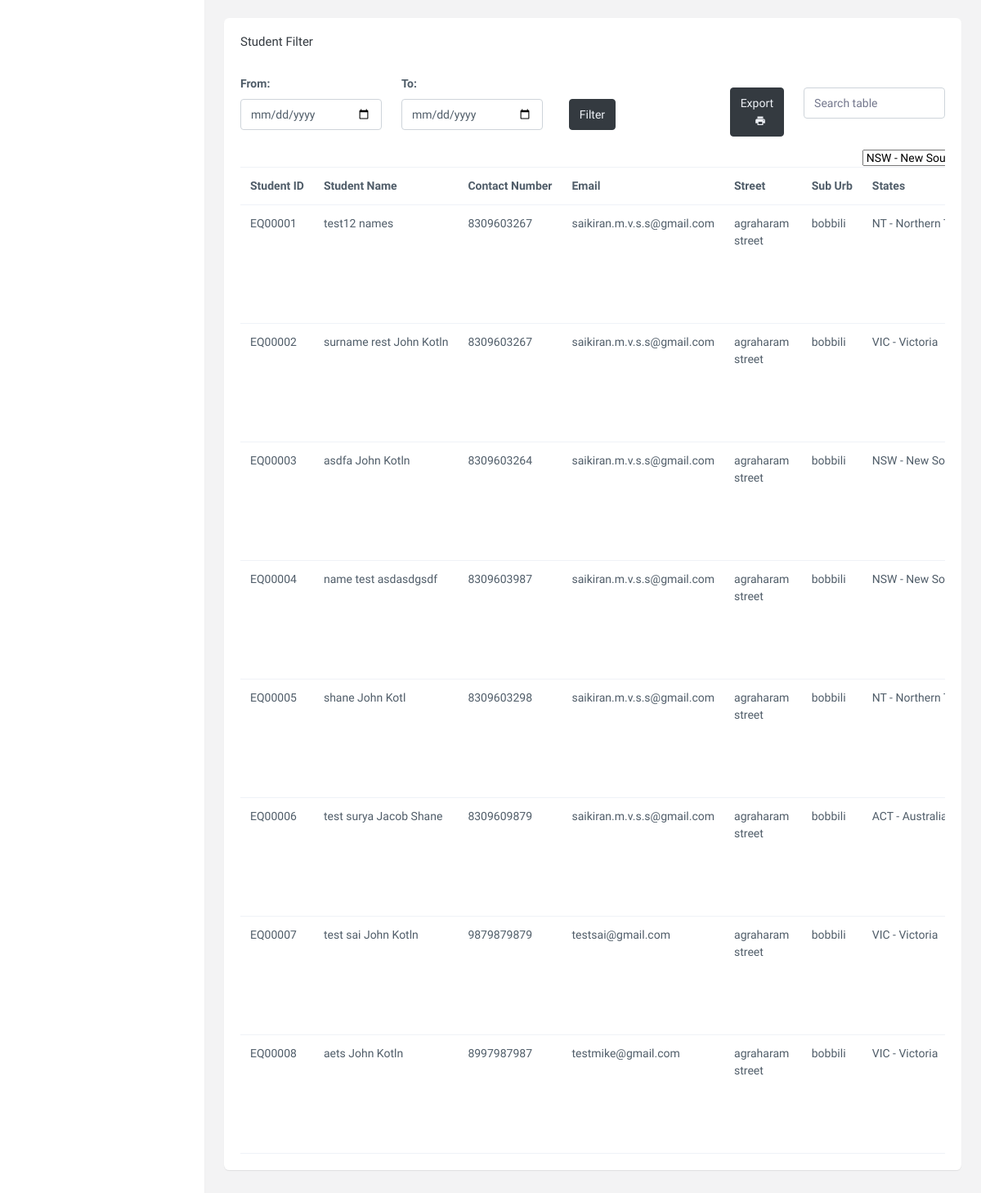
The page /dashboard.php (signed in, lower part) on the database as committed earlier.
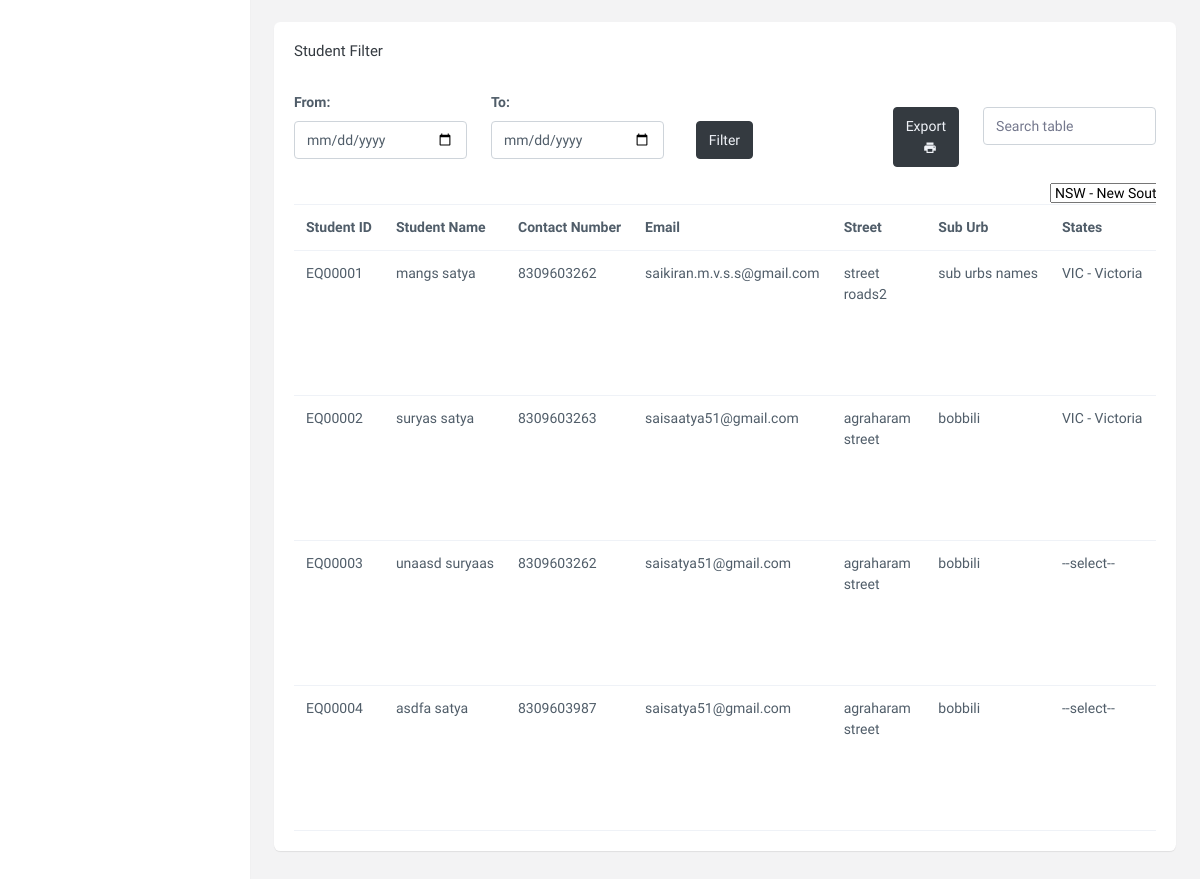
The same page on the database as committed later.
### tables this page shows
CREATE TABLE IF NOT EXISTS `student_enquiry` (
  `st_id` int NOT NULL AUTO_INCREMENT,
  `st_enquiry_id` varchar(255) DEFAULT NULL,
  `st_name` varchar(255) NOT NULL,
  `st_member_name` varchar(255) DEFAULT NULL,
  `st_surname` varchar(255) NOT NULL,
  `st_phno` varchar(10) NOT NULL,
  `st_email` varchar(100) NOT NULL,
  `st_course` text,
  `st_course_type` tinyint(1) NOT NULL DEFAULT '0',
  `st_street_details` varchar(255) NOT NULL,
  `st_suburb` varchar(255) NOT NULL,
  `st_state` varchar(1) DEFAULT '0',
  `st_post_code` varchar(10) NOT NULL,
  `st_visited` tinyint(1) NOT NULL,
  `st_heared` text NOT NULL,
  `st_hearedby` text,
  `st_refered` tinyint(1) NOT NULL,
  `st_refer_name` text,
  `st_refer_alumni` tinyint(1) NOT NULL,
  `st_fee` varchar(255) NOT NULL,
  `st_remarks` text,
  `st_shore` tinyint(1) NOT NULL,
  `st_ethnicity` varchar(255) DEFAULT NULL,
  `st_comments` text NOT NULL,
  `st_pref_comments` text,
  `st_appoint_book` tinyint(1) NOT NULL,
  `st_enquiry_for` tinyint(1) NOT NULL DEFAULT '1',
  `st_visa_status` tinyint(1) DEFAULT '0',
  `st_visa_condition` tinyint DEFAULT '1',
  `st_visa_note` text,
  `st_enquiry_status` tinyint(1) NOT NULL DEFAULT '0',
  `st_delete_note` varchar(255) DEFAULT NULL,
  `st_startplan_date` datetime DEFAULT NULL,
  `st_enquiry_date` datetime NOT NULL DEFAULT CURRENT_TIMESTAMP,
  `st_created_by` int NOT NULL,
  `created_date` timestamp NOT NULL DEFAULT CURRENT_TIMESTAMP ON UPDATE CURRENT_TIMESTAMP,
  `st_modified_by` int DEFAULT NULL,
  `st_modified_date` datetime DEFAULT NULL,
  `st_gen_enq_type` tinyint(1) DEFAULT NULL,
  PRIMARY KEY (`st_id`)
);

### dashboard.php (the view, shortened to what the changed rows need)
<?php include('includes/dbconnect.php'); ?>
<?php
if(isset($_SESSION['user_type'])){
?>
<!doctype html>
<html lang="en">
    <head>
        <?php include('includes/app_includes.php'); ?>
    </head>
    <body data-topbar="colored">
        <div id="layout-wrapper">
            <div class="main-content">
                <div class="page-content">
                    <div class="container-fluid">
                        <?php
                        if($_SESSION['user_type']==1){
                        ?>
                        <div class="row">
                            <div class="col-lg-12">
                                <div class="card">
                                    <div class="card-body">
                                            <table id="student_filter_table" class="table nowrap" style="border-collapse: collapse; border-spacing: 0; width: 100%;">
                                                <thead>
                                                <tr id="filter-dropdowns">
                                                    <td></td>
                                                    <td></td>
                                                    <td></td>
                                                    <td></td>
                                                    <td></td>
                                                    <td></td>
                                                        <td>
                                                        <select class="selectpicker boot-select change_select" id="state_select" name="state_select" title="States" data-live-search="false">
                                                        </select>
                                                    </td>
                                                    </tr>
                                                    <tr>
                                                        <th>Student ID</th>
                                                        <th>Student Name</th>
                                                        <th>Contact Number</th>
                                                        <th>Email</th>
                                                        <th>Street</th>
                                                        <th>Sub Urb</th>
                                                        <th>States</th>
                                                    </tr>
                                                </thead>
                                                <tbody id="student_filter_body">
                                                <?php
                                                $Loadquery=mysqli_query($connection,"SELECT * from student_enquiry where st_enquiry_status!=1");
                                                while($LoadqueryqueryRes=mysqli_fetch_array($Loadquery)){
                                                    $coursesNames=json_decode($LoadqueryqueryRes['st_course']);
                                                    $coursesName='<div class="td_scroll_height">';
                                                    foreach($coursesNames as $value){
                                                        $courses=mysqli_fetch_array(mysqli_query($connection,"SELECT * from courses where course_status!=1 AND course_id=".$value));
                                                        $coursesName.= $courses['course_sname'].'-'.$courses['course_name']." , <br>";
                                                    }
                                                    $coursesNamePos = strrpos($coursesName, ',');
                                                    $coursesName = substr($coursesName, 0, $coursesNamePos);
                                                    $coursesName.='</div>';
                                                ?>
                                                                                                        <tr>
                                                        <td><?php echo $LoadqueryqueryRes['st_enquiry_id']; ?></td>
                                                        <td><?php echo $LoadqueryqueryRes['st_surname'].' '.$LoadqueryqueryRes['st_name']; ?></td>
                                                        <td><?php echo $LoadqueryqueryRes['st_phno']; ?></td>
                                                        <td><?php echo $LoadqueryqueryRes['st_email']; ?></td>
                                                        <td><?php echo $LoadqueryqueryRes['st_street_details']; ?></td>
                                                        <td><?php echo $LoadqueryqueryRes['st_suburb']; ?></td>
                                                        <td><?php
                                                         $st_states=['--select--','NSW - New South Wales','VIC - Victoria','ACT - Australian Capital Territory','NT - Northern Territoy','WA - Western Australia','QLD - Queensland','SA - South Australia','TAS - Tasmania'];
                                                         echo $st_states[$LoadqueryqueryRes['st_state']];
                                                          ?></td>
                                                        <td><?php echo $coursesName; ?></td>
                                                    </tr>
                                                <?php } ?>
                                                </tbody>
                                            </table>
                                    </div>
                                </div>
                            </div>
                        </div>
                            <?php } ?>
                    </div>
                </div>
            </div>
        </div>
        <?php include('includes/footer_includes.php'); ?>
    </body>
</html>
 <?php
  } else{
    header('Location: student_enquiry.php');
}
?>

Rows that differ between the two databases and show on the page:
removed student_enquiry: st_enquiry "EQ00005", st_surname "shane", st_name "John Kotl", st_phno "8309603298", st_email "saikiran.m.v.s.s@gmail.com", st_street_details "agraharam street", st_suburb "bobbili", st_state "NT - Northern…", shown under "EQ00004"
removed student_enquiry: st_enquiry "EQ00006", st_surname "test surya", st_name "Jacob Shane", st_phno "8309609879", st_email "saikiran.m.v.s.s@gmail.com", st_street_details "agraharam street", st_suburb "bobbili", st_state "ACT -…", shown under "EQ00005"
removed student_enquiry: st_enquiry "EQ00007", st_surname "test sai", st_name "John Kotln", st_phno "9879879879", st_email "testsai@gmail.com", st_street_details "agraharam street", st_suburb "bobbili", st_state "VIC - Victoria", shown under "EQ00006"
removed student_enquiry: st_enquiry "EQ00008", st_surname "aets", st_name "John Kotln", st_phno "8997987987", st_email "testmike@gmail.com", st_street_details "agraharam street", st_suburb "bobbili", st_state "VIC - Victoria", shown under "EQ00007"
changed student_enquiry "EQ00001": st_surname "test12" → "mangs"; st_name "names" → "satya"; st_phno "8309603267" → "8309603262"; st_street_details "agraharam street" → "street roads2"; st_suburb "bobbili" → "sub urbs names"; st_state "NT - Northern…" → "VIC - Victoria"
changed student_enquiry "EQ00002": st_surname "surname rest" → "suryas"; st_name "John Kotln" → "satya"; st_phno "8309603267" → "8309603263"; st_email "saikiran.m.v.s.s@gmail.com" → "saisaatya51@gmail.com"
changed student_enquiry "EQ00003": st_surname "asdfa" → "unaasd"; st_name "John Kotln" → "suryaas"; st_phno "8309603264" → "8309603262"; st_email "saikiran.m.v.s.s@gmail.com" → "saisatya51@gmail.com"; st_state "NSW - New…" → "--select--"
changed student_enquiry "EQ00004": st_surname "name test" → "asdfa"; st_name "asdasdgsdf" → "satya"; st_email "saikiran.m.v.s.s@gmail.com" → "saisatya51@gmail.com"; st_state "NSW - New…" → "--select--"
